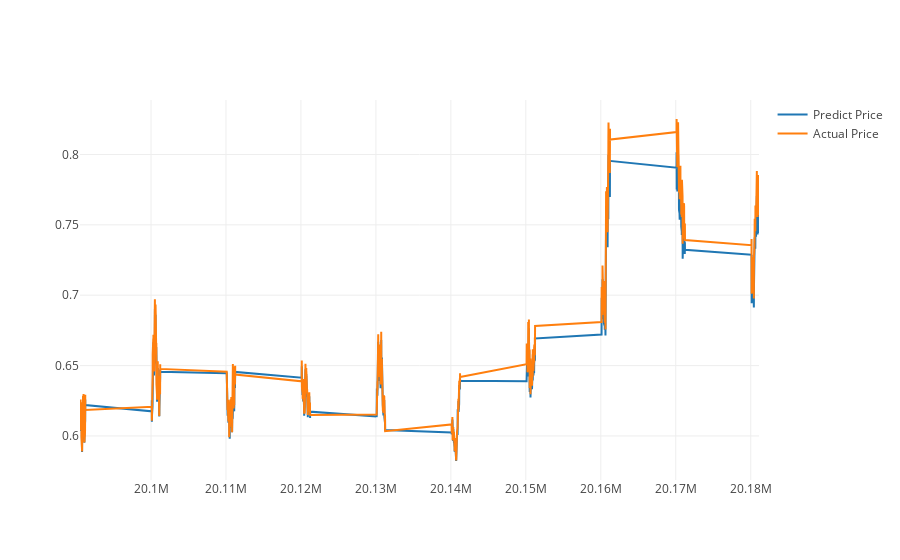

Notebook code for this chart:
### Code cell
actual_chart = go.Scatter(x=predictDates, y=testY_reshape, name= 'Actual Price')
predict_chart = go.Scatter(x=predictDates, y=yhat_reshape, name= 'Predict Price')
py.iplot([predict_chart, actual_chart])

### Figure 1 — Plotly figure (JSON) as saved in the notebook; plotly's stock layout.template omitted (floating-point values rounded to 4 significant figures; data arrays with more than 128 entries replaced by an {"elided": "..."} marker saying what was removed)
{"data": [{"name": "Predict Price", "type": "scatter", "uid": "0db2e6fb-9aa8-4dea-93bd-1ef9f60fac04", "x": {"elided": "2377 int values"}, "y": {"elided": "2377 float values"}}, {"name": "Actual Price", "type": "scatter", "uid": "fab94a8b-cadc-4594-a5f2-58b26bf73024", "x": {"elided": "2377 int values"}, "y": {"elided": "2377 float values"}}], "layout": {}}
